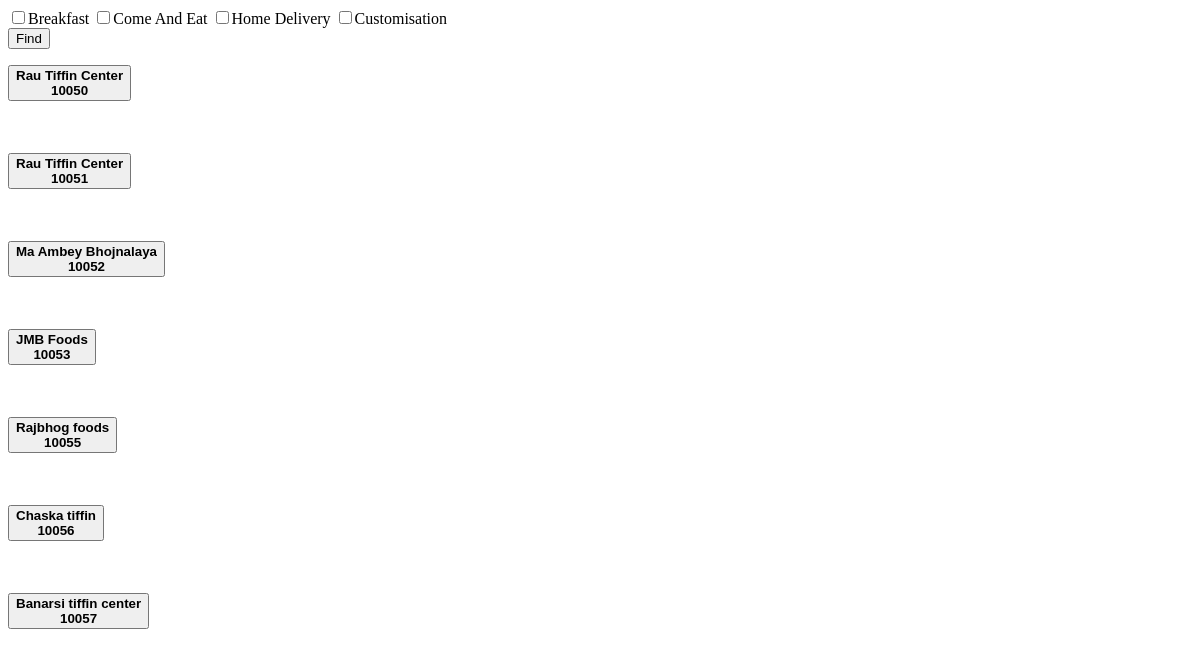
/sample2.php (signed in), run on an earlier commit of the app's database.
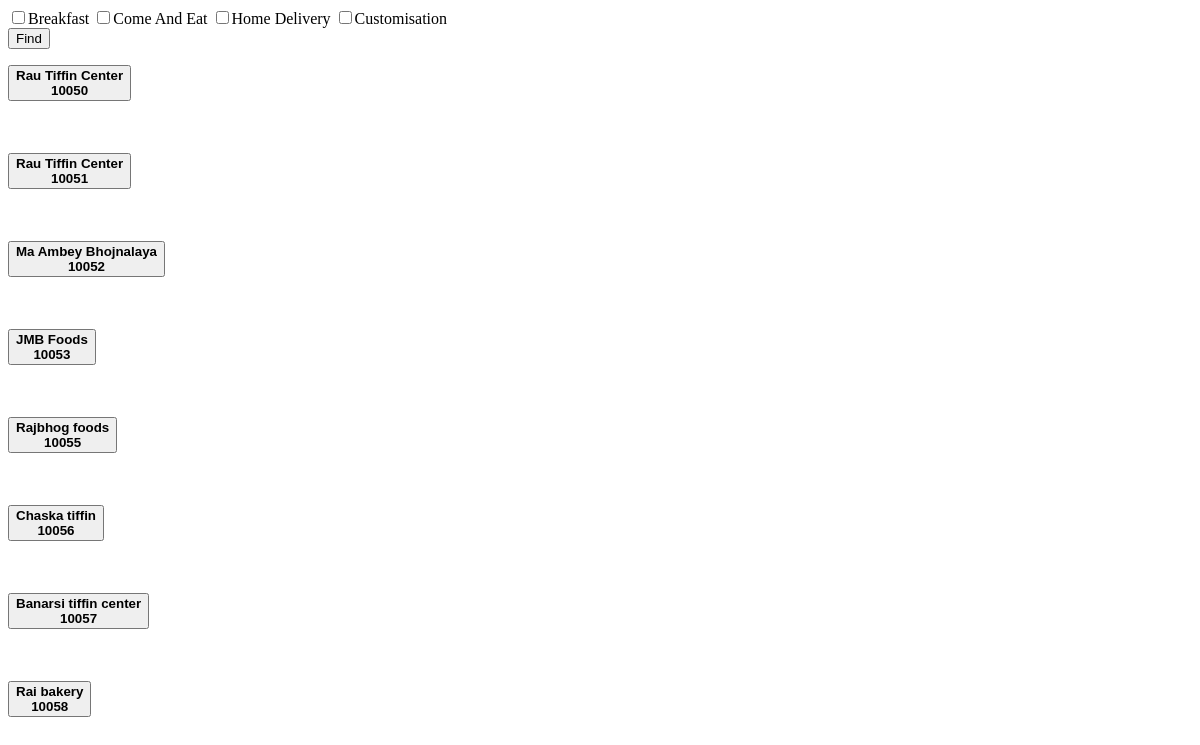
And on a later commit of the database.
### tables this page shows
CREATE TABLE `tiffin_facility` (
  `uid` int(6) NOT NULL,
  `cid` int(6) NOT NULL,
  `l` int(1) NOT NULL DEFAULT '0',
  `ld` varchar(50) NOT NULL DEFAULT '',
  `b` int(1) NOT NULL DEFAULT '0',
  `bd` varchar(50) NOT NULL DEFAULT '',
  `d` int(1) NOT NULL DEFAULT '0',
  `dd` varchar(50) NOT NULL DEFAULT '',
  `hd` int(1) NOT NULL DEFAULT '0',
  `cae` int(1) NOT NULL DEFAULT '0',
  `c` int(1) NOT NULL DEFAULT '0',
  `avgcost` int(50) NOT NULL
);

CREATE TABLE `tiffin_address` (
  `uid` int(6) NOT NULL,
  `cid` int(6) NOT NULL,
  `bn` varchar(30) DEFAULT NULL,
  `bno` varchar(10) NOT NULL,
  `state` varchar(40) NOT NULL DEFAULT '',
  `city` varchar(40) NOT NULL DEFAULT '',
  `landmark` varchar(40) NOT NULL,
  `area` varchar(100) NOT NULL,
  `sarea` varchar(100) NOT NULL,
  `pincode` varchar(6) DEFAULT NULL,
  `image` blob NOT NULL,
  `lng` varchar(50) NOT NULL,
  `lat` varchar(50) NOT NULL
);

### sample2.php (the view, shortened to what this page needs)
<html>
<head>
</head>
<body>
<?php
if( isset($_SESSION['id']))
{ include("db-connection.php");
$v1=0;
$v2=0;
$v3=0;
$v4=0;
?>
<form action="" method="post">
<input type="checkbox" value="breakfast"   id="v1" name="v[]">Breakfast
<input type="checkbox" value="comeAndEat"  id="v1"  name="v[]">Come And Eat
<input type="checkbox" value="homeDelivery" id="v1"   name="v[]">Home Delivery
<input type="checkbox" value="customisation"  id="v1" name="v[]">Customisation  <br>
<input type="Submit" value="Find"></input>
</form>
<?php
$query = "SELECT * FROM tiffin_facility natural join tiffin_address where ((b = $v1 or b=1)and  (cae = $v2 or cae=1) and  (hd = $v3 or hd=1) and (c = $v4 or c=1))";
if ($result = mysqli_query($conn,$query)) {
    while ($row = $result->fetch_assoc()) {
        $field1name = $row["bn"];
        $cid = $row["cid"];
?>
<form action="" method="post">
<button  type="submit" name="show">
<?php
        echo '<b>'.$field1name.'</b><br />';
         echo '<b>'.$cid.'</b><br />';
?>
</button>
</form>
<br><br>
<?php
}
}
}
else{
	echo "Please login First";
}
?>
</body>
</html>

What changed in the data, as far as the page shows it:
added tiffin_facility: tiffin_address.bn "Rai bakery", cid "10058"
